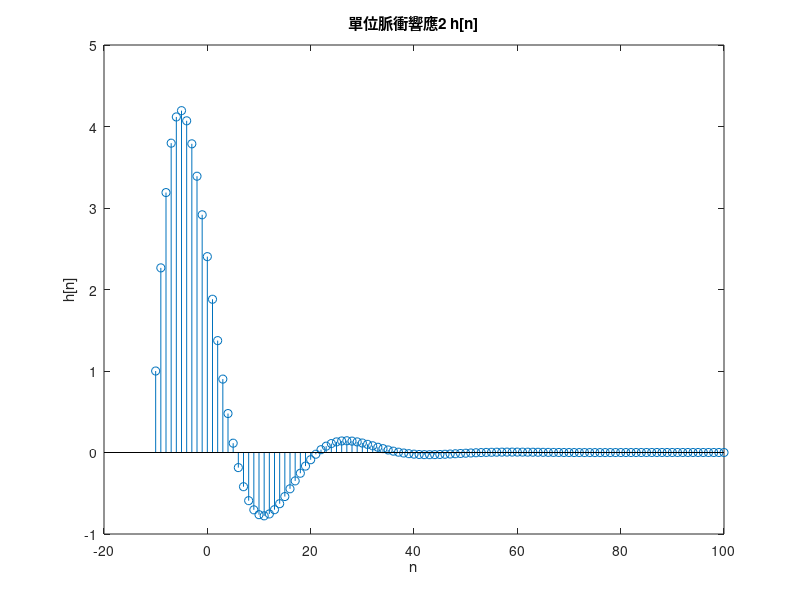

Write MATLAB code to recreate this figure.
a = [1, -1.8*cos(pi/16), 0.81];
b = [1, 0.5];

% 計算單位脈衝響應
n = -10:100; % n為-10到100
impulse_response = filter(b, a, [1 zeros(1, length(n)-1)]);

% 繪製單位脈衝響應 h[n]
stem(n, impulse_response);
xlabel('n');
ylabel('h[n]');
title('單位脈衝響應2 h[n]');